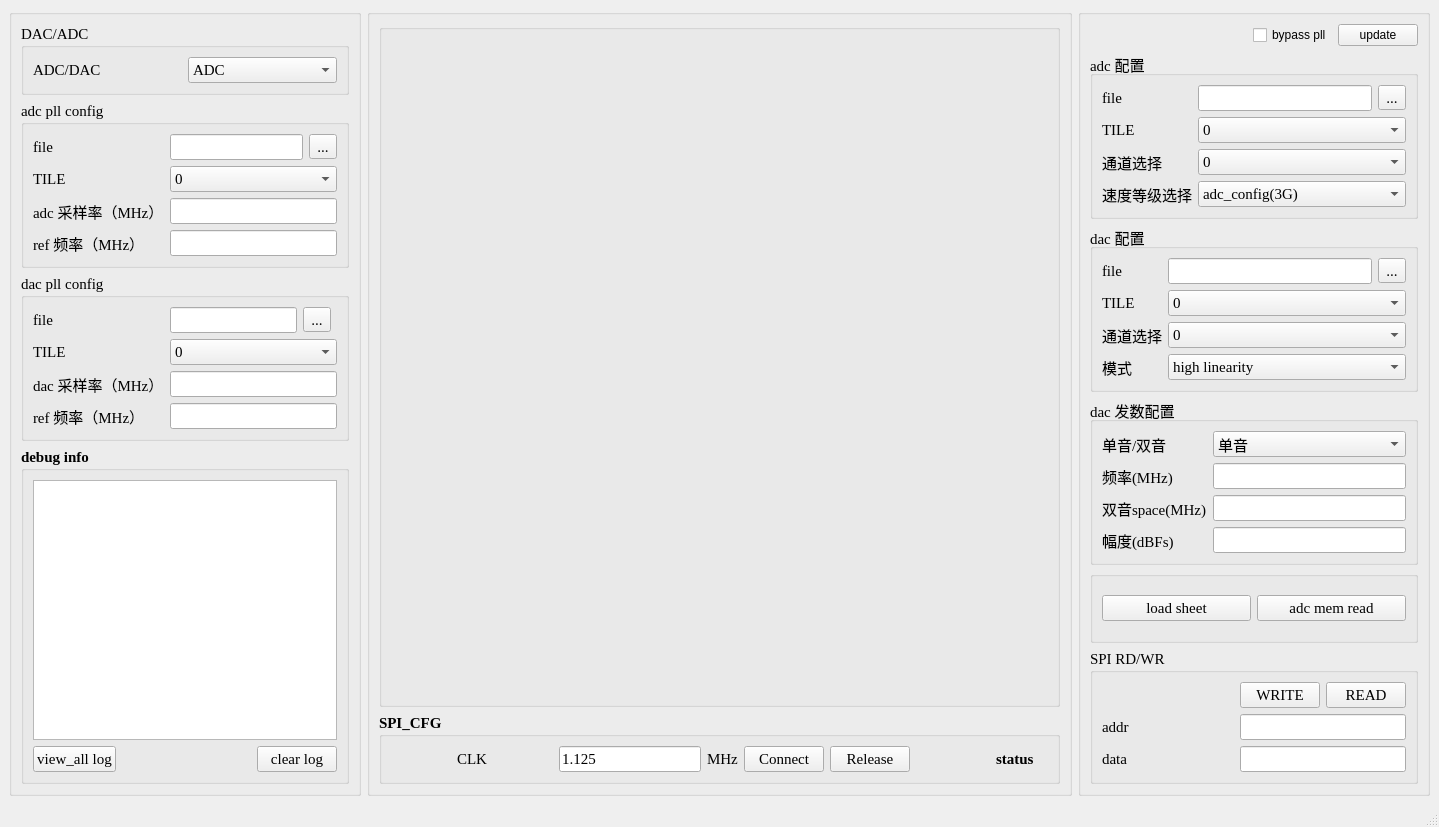
<?xml version="1.0" encoding="UTF-8"?>
<ui version="4.0">
 <class>MainWindow</class>
 <widget class="QMainWindow" name="MainWindow">
  <property name="geometry">
   <rect>
    <x>0</x>
    <y>0</y>
    <width>1439</width>
    <height>827</height>
   </rect>
  </property>
  <property name="windowTitle">
   <string>xihe_pango</string>
  </property>
  <widget class="QWidget" name="centralwidget">
   <property name="minimumSize">
    <size>
     <width>0</width>
     <height>0</height>
    </size>
   </property>
   <layout class="QGridLayout" name="gridLayout_7" columnstretch="1,2,1">
    <item row="0" column="0" rowspan="4">
     <widget class="QGroupBox" name="groupBox">
      <property name="title">
       <string/>
      </property>
      <layout class="QGridLayout" name="gridLayout_12">
       <item row="0" column="0">
        <widget class="QGroupBox" name="dac_dac_groupBox">
         <property name="font">
          <font>
           <family>Times New Roman</family>
           <pointsize>11</pointsize>
           <weight>50</weight>
           <bold>false</bold>
          </font>
         </property>
         <property name="title">
          <string>DAC/ADC</string>
         </property>
         <layout class="QGridLayout" name="gridLayout_10">
          <item row="0" column="0">
           <widget class="QLabel" name="ad_da_label">
            <property name="text">
             <string>ADC/DAC</string>
            </property>
           </widget>
          </item>
          <item row="0" column="1">
           <widget class="QComboBox" name="adc_dac_comboBox">
            <item>
             <property name="text">
              <string>ADC</string>
             </property>
            </item>
            <item>
             <property name="text">
              <string>DAC</string>
             </property>
            </item>
           </widget>
          </item>
         </layout>
        </widget>
       </item>
       <item row="1" column="0">
        <widget class="QGroupBox" name="adc_pll_config_groupBox">
         <property name="font">
          <font>
           <family>Times New Roman</family>
           <pointsize>11</pointsize>
          </font>
         </property>
         <property name="title">
          <string>adc pll config</string>
         </property>
         <layout class="QGridLayout" name="gridLayout">
          <item row="1" column="0">
           <widget class="QLabel" name="adc_pll_tile_label">
            <property name="font">
             <font>
              <family>Times New Roman</family>
              <pointsize>11</pointsize>
             </font>
            </property>
            <property name="text">
             <string>TILE</string>
            </property>
           </widget>
          </item>
          <item row="0" column="0">
           <widget class="QLabel" name="adc_pll_file_label">
            <property name="text">
             <string>file</string>
            </property>
           </widget>
          </item>
          <item row="4" column="0">
           <widget class="QLabel" name="adc_ref_label">
            <property name="font">
             <font>
              <family>Times New Roman</family>
              <pointsize>11</pointsize>
             </font>
            </property>
            <property name="text">
             <string>ref 频率（MHz）</string>
            </property>
           </widget>
          </item>
          <item row="0" column="1">
           <widget class="QLineEdit" name="adc_pll_file_lineEdit"/>
          </item>
          <item row="2" column="0">
           <widget class="QLabel" name="adc_sample_label">
            <property name="font">
             <font>
              <family>Times New Roman</family>
              <pointsize>11</pointsize>
             </font>
            </property>
            <property name="text">
             <string>adc 采样率（MHz）</string>
            </property>
           </widget>
          </item>
          <item row="0" column="2">
           <widget class="QToolButton" name="adc_pll_config_toolButton">
            <property name="text">
             <string>...</string>
            </property>
           </widget>
          </item>
          <item row="1" column="1" colspan="2">
           <widget class="QComboBox" name="adc_pll_tile_comboBox">
            <property name="font">
             <font>
              <family>Times New Roman</family>
              <pointsize>11</pointsize>
             </font>
            </property>
            <item>
             <property name="text">
              <string>0</string>
             </property>
            </item>
            <item>
             <property name="text">
              <string>1</string>
             </property>
            </item>
            <item>
             <property name="text">
              <string>2</string>
             </property>
            </item>
            <item>
             <property name="text">
              <string>3</string>
             </property>
            </item>
           </widget>
          </item>
          <item row="2" column="1" colspan="2">
           <widget class="QLineEdit" name="adc_sample_pll_lineEdit">
            <property name="font">
             <font>
              <family>Times New Roman</family>
              <pointsize>11</pointsize>
             </font>
            </property>
           </widget>
          </item>
          <item row="4" column="1" colspan="2">
           <widget class="QLineEdit" name="adc_ref_lineEdit">
            <property name="font">
             <font>
              <family>Times New Roman</family>
              <pointsize>11</pointsize>
             </font>
            </property>
           </widget>
          </item>
         </layout>
        </widget>
       </item>
       <item row="2" column="0">
        <widget class="QGroupBox" name="dac_pll_config_groupBox">
         <property name="font">
          <font>
           <family>Times New Roman</family>
           <pointsize>11</pointsize>
          </font>
         </property>
         <property name="title">
          <string>dac pll config</string>
         </property>
         <layout class="QGridLayout" name="gridLayout_2">
          <item row="1" column="0">
           <widget class="QLabel" name="dac_pll_tile_label">
            <property name="font">
             <font>
              <family>Times New Roman</family>
              <pointsize>11</pointsize>
             </font>
            </property>
            <property name="text">
             <string>TILE</string>
            </property>
           </widget>
          </item>
          <item row="2" column="0">
           <widget class="QLabel" name="dac_sample_label">
            <property name="font">
             <font>
              <family>Times New Roman</family>
              <pointsize>11</pointsize>
             </font>
            </property>
            <property name="text">
             <string>dac 采样率（MHz）</string>
            </property>
           </widget>
          </item>
          <item row="2" column="1" colspan="3">
           <widget class="QLineEdit" name="dac_sample_lineEdit">
            <property name="font">
             <font>
              <family>Times New Roman</family>
              <pointsize>11</pointsize>
             </font>
            </property>
           </widget>
          </item>
          <item row="1" column="1" colspan="3">
           <widget class="QComboBox" name="dac_pll_tile_comboBox">
            <property name="font">
             <font>
              <family>Times New Roman</family>
              <pointsize>11</pointsize>
             </font>
            </property>
            <item>
             <property name="text">
              <string>0</string>
             </property>
            </item>
            <item>
             <property name="text">
              <string>1</string>
             </property>
            </item>
            <item>
             <property name="text">
              <string>2</string>
             </property>
            </item>
            <item>
             <property name="text">
              <string>3</string>
             </property>
            </item>
           </widget>
          </item>
          <item row="4" column="0">
           <widget class="QLabel" name="dac_ref_label">
            <property name="font">
             <font>
              <family>Times New Roman</family>
              <pointsize>11</pointsize>
             </font>
            </property>
            <property name="text">
             <string>ref 频率（MHz）</string>
            </property>
           </widget>
          </item>
          <item row="4" column="1" colspan="3">
           <widget class="QLineEdit" name="dac_ref_lineEdit">
            <property name="font">
             <font>
              <family>Times New Roman</family>
              <pointsize>11</pointsize>
             </font>
            </property>
           </widget>
          </item>
          <item row="0" column="0">
           <widget class="QLabel" name="dac_pll_config_label">
            <property name="text">
             <string>file</string>
            </property>
           </widget>
          </item>
          <item row="0" column="1">
           <widget class="QLineEdit" name="dac_pll_config_lineEdit"/>
          </item>
          <item row="0" column="2">
           <widget class="QToolButton" name="dac_pll_toolButton">
            <property name="text">
             <string>...</string>
            </property>
           </widget>
          </item>
         </layout>
        </widget>
       </item>
       <item row="3" column="0">
        <widget class="QGroupBox" name="debug_groupBox">
         <property name="sizePolicy">
          <sizepolicy hsizetype="Preferred" vsizetype="Expanding">
           <horstretch>0</horstretch>
           <verstretch>0</verstretch>
          </sizepolicy>
         </property>
         <property name="font">
          <font>
           <family>Times New Roman</family>
           <pointsize>11</pointsize>
           <weight>75</weight>
           <bold>true</bold>
          </font>
         </property>
         <property name="title">
          <string>debug info</string>
         </property>
         <layout class="QGridLayout" name="gridLayout_8">
          <item row="2" column="0">
           <widget class="QPushButton" name="view_all_log_btn">
            <property name="sizePolicy">
             <sizepolicy hsizetype="Fixed" vsizetype="Fixed">
              <horstretch>0</horstretch>
              <verstretch>0</verstretch>
             </sizepolicy>
            </property>
            <property name="font">
             <font>
              <family>Times New Roman</family>
              <pointsize>11</pointsize>
              <weight>50</weight>
              <bold>false</bold>
             </font>
            </property>
            <property name="layoutDirection">
             <enum>Qt::LeftToRight</enum>
            </property>
            <property name="text">
             <string>view_all log</string>
            </property>
           </widget>
          </item>
          <item row="0" column="0" colspan="3">
           <widget class="QTextBrowser" name="log_textBrowser">
            <property name="font">
             <font>
              <family>Times New Roman</family>
              <pointsize>11</pointsize>
              <weight>50</weight>
              <bold>false</bold>
             </font>
            </property>
           </widget>
          </item>
          <item row="2" column="2">
           <widget class="QPushButton" name="clear_log_btn">
            <property name="font">
             <font>
              <family>Times New Roman</family>
              <pointsize>11</pointsize>
              <weight>50</weight>
              <bold>false</bold>
             </font>
            </property>
            <property name="text">
             <string>clear log</string>
            </property>
           </widget>
          </item>
          <item row="2" column="1">
           <spacer name="horizontalSpacer">
            <property name="font">
             <font>
              <family>Times New Roman</family>
              <pointsize>11</pointsize>
              <weight>75</weight>
              <bold>true</bold>
             </font>
            </property>
            <property name="orientation">
             <enum>Qt::Horizontal</enum>
            </property>
            <property name="sizeHint" stdset="0">
             <size>
              <width>40</width>
              <height>20</height>
             </size>
            </property>
           </spacer>
          </item>
         </layout>
        </widget>
       </item>
      </layout>
     </widget>
    </item>
    <item row="0" column="1" rowspan="4">
     <widget class="QGroupBox" name="groupBox_2">
      <property name="title">
       <string/>
      </property>
      <layout class="QVBoxLayout" name="verticalLayout_2" stretch="2,0">
       <item>
        <widget class="QGroupBox" name="structure_groupBox">
         <property name="font">
          <font>
           <family>Times New Roman</family>
           <pointsize>11</pointsize>
          </font>
         </property>
         <property name="title">
          <string/>
         </property>
         <layout class="QVBoxLayout" name="verticalLayout">
          <item>
           <widget class="QLabel" name="structure_label">
            <property name="font">
             <font>
              <family>Times New Roman</family>
              <pointsize>11</pointsize>
             </font>
            </property>
            <property name="text">
             <string/>
            </property>
            <property name="pixmap">
             <pixmap resource="../image/structure.qrc">:/images/structure.jpg</pixmap>
            </property>
            <property name="scaledContents">
             <bool>true</bool>
            </property>
           </widget>
          </item>
         </layout>
        </widget>
       </item>
       <item>
        <widget class="QGroupBox" name="cfg_groupBox">
         <property name="font">
          <font>
           <family>Times New Roman</family>
           <pointsize>11</pointsize>
           <weight>75</weight>
           <bold>true</bold>
          </font>
         </property>
         <property name="title">
          <string>SPI_CFG</string>
         </property>
         <layout class="QGridLayout" name="gridLayout_6" columnstretch="1,0,0,0,0,0,0,0,0,0,0,0">
          <item row="2" column="10">
           <widget class="QLabel" name="STATUS_label">
            <property name="font">
             <font>
              <family>Times New Roman</family>
              <pointsize>11</pointsize>
              <weight>75</weight>
              <bold>true</bold>
             </font>
            </property>
            <property name="text">
             <string>status</string>
            </property>
           </widget>
          </item>
          <item row="2" column="1">
           <widget class="QLineEdit" name="clk_lineEdit">
            <property name="font">
             <font>
              <family>Times New Roman</family>
              <pointsize>11</pointsize>
              <weight>50</weight>
              <bold>false</bold>
             </font>
            </property>
            <property name="text">
             <string>1.125</string>
            </property>
           </widget>
          </item>
          <item row="2" column="2">
           <widget class="QLabel" name="fs_label">
            <property name="font">
             <font>
              <family>Times New Roman</family>
              <pointsize>11</pointsize>
              <weight>50</weight>
              <bold>false</bold>
             </font>
            </property>
            <property name="focusPolicy">
             <enum>Qt::NoFocus</enum>
            </property>
            <property name="text">
             <string>MHz</string>
            </property>
           </widget>
          </item>
          <item row="2" column="0">
           <widget class="QLabel" name="clk_label">
            <property name="sizePolicy">
             <sizepolicy hsizetype="Preferred" vsizetype="Preferred">
              <horstretch>0</horstretch>
              <verstretch>0</verstretch>
             </sizepolicy>
            </property>
            <property name="font">
             <font>
              <family>Times New Roman</family>
              <pointsize>11</pointsize>
              <weight>50</weight>
              <bold>false</bold>
             </font>
            </property>
            <property name="layoutDirection">
             <enum>Qt::LeftToRight</enum>
            </property>
            <property name="text">
             <string>CLK</string>
            </property>
            <property name="alignment">
             <set>Qt::AlignCenter</set>
            </property>
           </widget>
          </item>
          <item row="2" column="8">
           <spacer name="horizontalSpacer_5">
            <property name="font">
             <font>
              <family>Times New Roman</family>
              <pointsize>11</pointsize>
              <weight>75</weight>
              <bold>true</bold>
             </font>
            </property>
            <property name="orientation">
             <enum>Qt::Horizontal</enum>
            </property>
            <property name="sizeHint" stdset="0">
             <size>
              <width>40</width>
              <height>20</height>
             </size>
            </property>
           </spacer>
          </item>
          <item row="2" column="4">
           <widget class="QPushButton" name="release_btn">
            <property name="font">
             <font>
              <family>Times New Roman</family>
              <pointsize>11</pointsize>
              <weight>50</weight>
              <bold>false</bold>
             </font>
            </property>
            <property name="text">
             <string>Release</string>
            </property>
           </widget>
          </item>
          <item row="2" column="3">
           <widget class="QPushButton" name="connect_btn">
            <property name="font">
             <font>
              <family>Times New Roman</family>
              <pointsize>11</pointsize>
              <weight>50</weight>
              <bold>false</bold>
             </font>
            </property>
            <property name="text">
             <string>Connect</string>
            </property>
           </widget>
          </item>
          <item row="2" column="9">
           <spacer name="horizontalSpacer_8">
            <property name="font">
             <font>
              <family>Times New Roman</family>
              <pointsize>11</pointsize>
              <weight>75</weight>
              <bold>true</bold>
             </font>
            </property>
            <property name="orientation">
             <enum>Qt::Horizontal</enum>
            </property>
            <property name="sizeHint" stdset="0">
             <size>
              <width>40</width>
              <height>20</height>
             </size>
            </property>
           </spacer>
          </item>
          <item row="2" column="11">
           <widget class="QLabel" name="condition_label">
            <property name="font">
             <font>
              <family>Times New Roman</family>
              <pointsize>11</pointsize>
              <weight>50</weight>
              <bold>false</bold>
             </font>
            </property>
            <property name="layoutDirection">
             <enum>Qt::LeftToRight</enum>
            </property>
            <property name="text">
             <string/>
            </property>
            <property name="pixmap">
             <pixmap resource="../image/status.qrc">:/images/unlink_status.png</pixmap>
            </property>
            <property name="scaledContents">
             <bool>false</bool>
            </property>
            <property name="alignment">
             <set>Qt::AlignCenter</set>
            </property>
           </widget>
          </item>
         </layout>
        </widget>
       </item>
      </layout>
     </widget>
    </item>
    <item row="0" column="2" rowspan="4">
     <widget class="QGroupBox" name="groupBox_9">
      <property name="title">
       <string/>
      </property>
      <layout class="QGridLayout" name="gridLayout_11">
       <item row="6" column="0" colspan="3">
        <widget class="QGroupBox" name="groupBox_7">
         <property name="font">
          <font>
           <family>Times New Roman</family>
           <pointsize>11</pointsize>
          </font>
         </property>
         <property name="title">
          <string>SPI RD/WR</string>
         </property>
         <layout class="QGridLayout" name="gridLayout_9">
          <item row="2" column="0">
           <widget class="QLabel" name="label_18">
            <property name="sizePolicy">
             <sizepolicy hsizetype="Fixed" vsizetype="Fixed">
              <horstretch>0</horstretch>
              <verstretch>0</verstretch>
             </sizepolicy>
            </property>
            <property name="font">
             <font>
              <family>Times New Roman</family>
              <pointsize>11</pointsize>
             </font>
            </property>
            <property name="text">
             <string>data</string>
            </property>
            <property name="alignment">
             <set>Qt::AlignCenter</set>
            </property>
           </widget>
          </item>
          <item row="1" column="0">
           <widget class="QLabel" name="label_17">
            <property name="sizePolicy">
             <sizepolicy hsizetype="Preferred" vsizetype="Fixed">
              <horstretch>0</horstretch>
              <verstretch>0</verstretch>
             </sizepolicy>
            </property>
            <property name="font">
             <font>
              <family>Times New Roman</family>
              <pointsize>11</pointsize>
             </font>
            </property>
            <property name="text">
             <string>addr</string>
            </property>
            <property name="alignment">
             <set>Qt::AlignLeading|Qt::AlignLeft|Qt::AlignVCenter</set>
            </property>
           </widget>
          </item>
          <item row="0" column="2">
           <widget class="QPushButton" name="write_button">
            <property name="font">
             <font>
              <family>Times New Roman</family>
              <pointsize>11</pointsize>
             </font>
            </property>
            <property name="text">
             <string>WRITE</string>
            </property>
           </widget>
          </item>
          <item row="1" column="2" colspan="2">
           <widget class="QLineEdit" name="addr_textEdit">
            <property name="font">
             <font>
              <family>Times New Roman</family>
              <pointsize>11</pointsize>
             </font>
            </property>
           </widget>
          </item>
          <item row="2" column="2" colspan="2">
           <widget class="QLineEdit" name="textEdit">
            <property name="font">
             <font>
              <family>Times New Roman</family>
              <pointsize>11</pointsize>
             </font>
            </property>
           </widget>
          </item>
          <item row="0" column="3">
           <widget class="QPushButton" name="read_button">
            <property name="font">
             <font>
              <family>Times New Roman</family>
              <pointsize>11</pointsize>
             </font>
            </property>
            <property name="text">
             <string>READ</string>
            </property>
           </widget>
          </item>
          <item row="1" column="1">
           <spacer name="horizontalSpacer_2">
            <property name="orientation">
             <enum>Qt::Horizontal</enum>
            </property>
            <property name="sizeHint" stdset="0">
             <size>
              <width>40</width>
              <height>20</height>
             </size>
            </property>
           </spacer>
          </item>
         </layout>
        </widget>
       </item>
       <item row="4" column="0" colspan="3">
        <widget class="QGroupBox" name="dac_send_groupBox">
         <property name="font">
          <font>
           <family>Times New Roman</family>
           <pointsize>11</pointsize>
          </font>
         </property>
         <property name="title">
          <string>dac 发数配置</string>
         </property>
         <layout class="QGridLayout" name="gridLayout_4">
          <item row="1" column="0">
           <widget class="QLabel" name="freq_label">
            <property name="font">
             <font>
              <family>Times New Roman</family>
              <pointsize>11</pointsize>
             </font>
            </property>
            <property name="text">
             <string>频率(MHz)</string>
            </property>
           </widget>
          </item>
          <item row="2" column="0">
           <widget class="QLabel" name="space_label">
            <property name="font">
             <font>
              <family>Times New Roman</family>
              <pointsize>11</pointsize>
             </font>
            </property>
            <property name="text">
             <string>双音space(MHz)</string>
            </property>
           </widget>
          </item>
          <item row="2" column="2">
           <widget class="QLineEdit" name="two_space_lineEdit">
            <property name="font">
             <font>
              <family>Times New Roman</family>
              <pointsize>11</pointsize>
             </font>
            </property>
           </widget>
          </item>
          <item row="3" column="0">
           <widget class="QLabel" name="amp_label">
            <property name="font">
             <font>
              <family>Times New Roman</family>
              <pointsize>11</pointsize>
             </font>
            </property>
            <property name="text">
             <string>幅度(dBFs)</string>
            </property>
           </widget>
          </item>
          <item row="3" column="2">
           <widget class="QLineEdit" name="amp_lineEdit">
            <property name="font">
             <font>
              <family>Times New Roman</family>
              <pointsize>11</pointsize>
             </font>
            </property>
           </widget>
          </item>
          <item row="0" column="2">
           <widget class="QComboBox" name="signal_choose_comboBox">
            <property name="font">
             <font>
              <family>Times New Roman</family>
              <pointsize>11</pointsize>
             </font>
            </property>
            <item>
             <property name="text">
              <string>单音</string>
             </property>
            </item>
            <item>
             <property name="text">
              <string>双音</string>
             </property>
            </item>
           </widget>
          </item>
          <item row="0" column="0">
           <widget class="QLabel" name="siganl_label">
            <property name="font">
             <font>
              <family>Times New Roman</family>
              <pointsize>11</pointsize>
             </font>
            </property>
            <property name="text">
             <string>单音/双音</string>
            </property>
           </widget>
          </item>
          <item row="1" column="2">
           <widget class="QLineEdit" name="dac_freq_lineEdit">
            <property name="font">
             <font>
              <family>Times New Roman</family>
              <pointsize>11</pointsize>
             </font>
            </property>
           </widget>
          </item>
         </layout>
        </widget>
       </item>
       <item row="0" column="2">
        <widget class="QPushButton" name="update_btn">
         <property name="text">
          <string>update</string>
         </property>
        </widget>
       </item>
       <item row="0" column="0">
        <spacer name="horizontalSpacer_3">
         <property name="orientation">
          <enum>Qt::Horizontal</enum>
         </property>
         <property name="sizeHint" stdset="0">
          <size>
           <width>40</width>
           <height>20</height>
          </size>
         </property>
        </spacer>
       </item>
       <item row="5" column="0" colspan="3">
        <widget class="QGroupBox" name="groupBox_6">
         <property name="font">
          <font>
           <family>Times New Roman</family>
           <pointsize>11</pointsize>
           <weight>50</weight>
           <bold>false</bold>
          </font>
         </property>
         <property name="title">
          <string/>
         </property>
         <layout class="QHBoxLayout" name="horizontalLayout">
          <item>
           <widget class="QPushButton" name="load_sheet_btn">
            <property name="font">
             <font>
              <family>Times New Roman</family>
              <pointsize>11</pointsize>
              <weight>50</weight>
              <bold>false</bold>
             </font>
            </property>
            <property name="text">
             <string>load sheet</string>
            </property>
           </widget>
          </item>
          <item>
           <widget class="QPushButton" name="adc_mem_read_btn">
            <property name="font">
             <font>
              <family>Times New Roman</family>
              <pointsize>11</pointsize>
              <weight>50</weight>
              <bold>false</bold>
             </font>
            </property>
            <property name="text">
             <string>adc mem read</string>
            </property>
           </widget>
          </item>
         </layout>
        </widget>
       </item>
       <item row="3" column="0" colspan="3">
        <widget class="QGroupBox" name="dac_config_groupBox">
         <property name="font">
          <font>
           <family>Times New Roman</family>
           <pointsize>11</pointsize>
          </font>
         </property>
         <property name="title">
          <string>dac 配置</string>
         </property>
         <layout class="QGridLayout" name="gridLayout_3">
          <item row="1" column="0">
           <widget class="QLabel" name="dac_tile_label">
            <property name="font">
             <font>
              <family>Times New Roman</family>
              <pointsize>11</pointsize>
             </font>
            </property>
            <property name="text">
             <string>TILE</string>
            </property>
           </widget>
          </item>
          <item row="2" column="0">
           <widget class="QLabel" name="dac_chn_label">
            <property name="font">
             <font>
              <family>Times New Roman</family>
              <pointsize>11</pointsize>
             </font>
            </property>
            <property name="text">
             <string>通道选择</string>
            </property>
           </widget>
          </item>
          <item row="4" column="0">
           <widget class="QLabel" name="mode_label">
            <property name="text">
             <string>模式</string>
            </property>
           </widget>
          </item>
          <item row="0" column="0">
           <widget class="QLabel" name="label">
            <property name="text">
             <string>file</string>
            </property>
           </widget>
          </item>
          <item row="0" column="1">
           <widget class="QLineEdit" name="dac_file_lineEdit"/>
          </item>
          <item row="0" column="2">
           <widget class="QToolButton" name="dac_file_toolButton">
            <property name="text">
             <string>...</string>
            </property>
           </widget>
          </item>
          <item row="1" column="1" colspan="2">
           <widget class="QComboBox" name="dac_tile_comboBox">
            <property name="font">
             <font>
              <family>Times New Roman</family>
              <pointsize>11</pointsize>
             </font>
            </property>
            <item>
             <property name="text">
              <string>0</string>
             </property>
            </item>
            <item>
             <property name="text">
              <string>1</string>
             </property>
            </item>
            <item>
             <property name="text">
              <string>2</string>
             </property>
            </item>
            <item>
             <property name="text">
              <string>3</string>
             </property>
            </item>
           </widget>
          </item>
          <item row="2" column="1" colspan="2">
           <widget class="QComboBox" name="dac_chn_comboBox">
            <property name="font">
             <font>
              <family>Times New Roman</family>
              <pointsize>11</pointsize>
             </font>
            </property>
            <item>
             <property name="text">
              <string>0</string>
             </property>
            </item>
            <item>
             <property name="text">
              <string>1</string>
             </property>
            </item>
            <item>
             <property name="text">
              <string>2</string>
             </property>
            </item>
            <item>
             <property name="text">
              <string>3</string>
             </property>
            </item>
           </widget>
          </item>
          <item row="4" column="1" colspan="2">
           <widget class="QComboBox" name="mode_choose_comboBox">
            <item>
             <property name="text">
              <string>high linearity</string>
             </property>
            </item>
            <item>
             <property name="text">
              <string>low noise</string>
             </property>
            </item>
           </widget>
          </item>
         </layout>
        </widget>
       </item>
       <item row="2" column="0" colspan="3">
        <widget class="QGroupBox" name="adc_groupBox">
         <property name="font">
          <font>
           <family>Times New Roman</family>
           <pointsize>11</pointsize>
          </font>
         </property>
         <property name="title">
          <string>adc 配置</string>
         </property>
         <layout class="QGridLayout" name="gridLayout_5">
          <item row="3" column="0">
           <widget class="QLabel" name="adc_speed_choose_label">
            <property name="font">
             <font>
              <family>Times New Roman</family>
              <pointsize>11</pointsize>
             </font>
            </property>
            <property name="text">
             <string>速度等级选择</string>
            </property>
           </widget>
          </item>
          <item row="0" column="1">
           <widget class="QLineEdit" name="adc_file_lineEdit"/>
          </item>
          <item row="1" column="0">
           <widget class="QLabel" name="adc_tilt_label">
            <property name="font">
             <font>
              <family>Times New Roman</family>
              <pointsize>11</pointsize>
             </font>
            </property>
            <property name="text">
             <string>TILE</string>
            </property>
           </widget>
          </item>
          <item row="0" column="0">
           <widget class="QLabel" name="adc_setting_label">
            <property name="text">
             <string>file</string>
            </property>
           </widget>
          </item>
          <item row="2" column="0">
           <widget class="QLabel" name="adc_chn_label">
            <property name="font">
             <font>
              <family>Times New Roman</family>
              <pointsize>11</pointsize>
             </font>
            </property>
            <property name="text">
             <string>通道选择</string>
            </property>
           </widget>
          </item>
          <item row="0" column="2">
           <widget class="QToolButton" name="adc_file_toolButton">
            <property name="text">
             <string>...</string>
            </property>
           </widget>
          </item>
          <item row="1" column="1" colspan="2">
           <widget class="QComboBox" name="adc_tile_comboBox">
            <property name="font">
             <font>
              <family>Times New Roman</family>
              <pointsize>11</pointsize>
             </font>
            </property>
            <item>
             <property name="text">
              <string>0</string>
             </property>
            </item>
            <item>
             <property name="text">
              <string>1</string>
             </property>
            </item>
            <item>
             <property name="text">
              <string>2</string>
             </property>
            </item>
            <item>
             <property name="text">
              <string>3</string>
             </property>
            </item>
           </widget>
          </item>
          <item row="2" column="1" colspan="2">
           <widget class="QComboBox" name="adc_chn_choose_comboBox">
            <property name="font">
             <font>
              <family>Times New Roman</family>
              <pointsize>11</pointsize>
             </font>
            </property>
            <item>
             <property name="text">
              <string>0</string>
             </property>
            </item>
            <item>
             <property name="text">
              <string>1</string>
             </property>
            </item>
            <item>
             <property name="text">
              <string>2</string>
             </property>
            </item>
            <item>
             <property name="text">
              <string>3</string>
             </property>
            </item>
           </widget>
          </item>
          <item row="3" column="1" colspan="2">
           <widget class="QComboBox" name="adc_speed_choose_comboBox">
            <property name="font">
             <font>
              <family>Times New Roman</family>
              <pointsize>11</pointsize>
             </font>
            </property>
            <item>
             <property name="text">
              <string>adc_config(3G)</string>
             </property>
            </item>
            <item>
             <property name="text">
              <string>adc_config(6G)</string>
             </property>
            </item>
           </widget>
          </item>
         </layout>
        </widget>
       </item>
       <item row="0" column="1">
        <widget class="QCheckBox" name="checkBox">
         <property name="text">
          <string>bypass pll</string>
         </property>
         <property name="checked">
          <bool>false</bool>
         </property>
        </widget>
       </item>
      </layout>
     </widget>
    </item>
   </layout>
  </widget>
  <widget class="QMenuBar" name="menubar">
   <property name="geometry">
    <rect>
     <x>0</x>
     <y>0</y>
     <width>1439</width>
     <height>23</height>
    </rect>
   </property>
  </widget>
  <widget class="QStatusBar" name="statusbar"/>
 </widget>
 <resources>
  <include location="../image/structure.qrc"/>
  <include location="../image/status.qrc"/>
 </resources>
 <connections/>
</ui>
